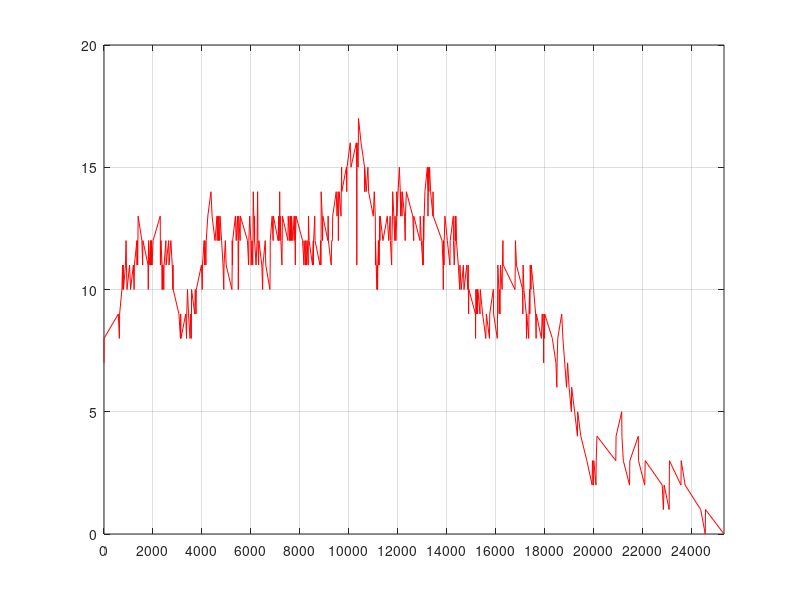

MATLAB code to generate this figure:
function res = showPlotBusy()

polX = [0, 1, 586, 627, 638, 732, 756, 773, 784, 796, 876, 901, 916, 940, 1045, 1086, 1198, 1230, 1241, 1344, 1347, 1358, 1375, 1385, 1394, 1547, 1578, 1589, 1801, 1809, 1812, 1820, 1849, 1897, 1904, 1915, 1927, 1942, 1963, 2004, 2297, 2301, 2305, 2312, 2314, 2325, 2370, 2374, 2379, 2398, 2409, 2443, 2454, 2528, 2536, 2641, 2656, 2731, 2787, 2814, 2818, 2827, 3060, 3122, 3133, 3143, 3338, 3370, 3381, 3410, 3451, 3514, 3545, 3565, 3573, 3576, 3707, 3727, 3759, 3770, 3980, 4012, 4023, 4088, 4113, 4124, 4164, 4175, 4240, 4368, 4416, 4533, 4617, 4621, 4646, 4677, 4688, 4727, 4738, 4803, 4862, 4892, 4903, 4957, 4989, 5225, 5236, 5237, 5245, 5256, 5368, 5400, 5449, 5475, 5480, 5485, 5496, 5501, 5503, 5560, 5571, 5860, 5906, 5916, 5951, 5998, 6009, 6045, 6074, 6085, 6090, 6096, 6120, 6145, 6148, 6152, 6210, 6253, 6263, 6274, 6285, 6286, 6315, 6326, 6445, 6480, 6491, 6586, 6608, 6777, 6788, 6790, 6867, 6908, 6918, 7113, 7133, 7137, 7174, 7175, 7182, 7187, 7197, 7224, 7267, 7278, 7287, 7513, 7524, 7590, 7601, 7607, 7618, 7652, 7663, 7711, 7768, 7793, 7804, 7806, 7815, 7817, 7847, 8109, 8167, 8171, 8230, 8241, 8276, 8296, 8341, 8346, 8351, 8378, 8514, 8548, 8552, 8563, 8608, 8620, 8822, 8847, 8860, 8867, 8870, 8913, 8927, 8938, 9144, 9155, 9166, 9280, 9301, 9329, 9340, 9485, 9517, 9565, 9567, 9573, 9578, 9604, 9682, 9692, 9707, 9710, 9903, 9915, 9926, 10056, 10088, 10306, 10319, 10320, 10321, 10322, 10325, 10331, 10332, 10333, 10336, 10378, 10389, 10394, 10500, 10643, 10644, 10647, 10707, 10779, 10807, 10999, 11039, 11080, 11086, 11088, 11091, 11118, 11146, 11158, 11174, 11185, 11210, 11219, 11230, 11237, 11248, 11257, 11270, 11281, 11394, 11571, 11628, 11689, 11697, 11749, 11759, 11781, 11791, 11840, 11879, 11890, 11925, 11957, 11959, 11962, 12062, 12102, 12114, 12125, 12174, 12185, 12274, 12302, 12313, 12350, 12613, 12650, 12654, 12905, 12916, 12961, 13023, 13031, 13034, 13036, 13042, 13047, 13058, 13078, 13108, 13206, 13229, 13232, 13242, 13244, 13268, 13299, 13339, 13435, 13440, 13451, 13808, 13850, 13859, 13861, 13864, 13891, 13895, 13926, 14024, 14129, 14140, 14269, 14273, 14305, 14341, 14345, 14347, 14358, 14370, 14372, 14396, 14471, 14529, 14537, 14589, 14679, 14704, 14817, 14860, 14877, 14883, 14892, 14903, 15172, 15176, 15183, 15188, 15220, 15231, 15249, 15253, 15258, 15269, 15358, 15369, 15464, 15595, 15619, 15744, 15755, 15901, 15913, 16063, 16074, 16078, 16087, 16127, 16141, 16152, 16174, 16185, 16194, 16261, 16272, 16294, 16307, 16787, 16798, 16806, 16846, 17099, 17107, 17110, 17118, 17151, 17247, 17256, 17267, 17346, 17357, 17383, 17393, 17404, 17409, 17440, 17451, 17548, 17629, 17649, 17660, 17866, 17898, 17951, 17958, 17962, 17969, 17989, 18000, 18312, 18459, 18496, 18507, 18533, 18695, 18744, 18891, 18936, 18996, 19090, 19101, 19223, 19338, 19349, 19476, 19722, 19939, 19950, 19994, 20005, 20094, 20104, 20135, 20905, 20915, 21146, 21155, 21212, 21467, 21478, 21823, 21831, 22085, 22106, 22801, 22847, 22879, 23084, 23088, 23095, 23565, 23576, 23736, 24372, 24557, 24568, 25324];
polY = [7, 8, 9, 8, 9, 10, 11, 10, 11, 10, 11, 12, 11, 10, 11, 10, 11, 10, 11, 12, 11, 12, 11, 12, 13, 12, 11, 12, 11, 10, 11, 12, 11, 12, 11, 12, 11, 12, 11, 12, 13, 12, 11, 12, 11, 12, 11, 10, 11, 10, 11, 10, 11, 12, 11, 12, 11, 12, 11, 10, 11, 10, 9, 8, 9, 8, 9, 8, 9, 10, 9, 8, 9, 8, 9, 10, 9, 10, 9, 10, 11, 10, 11, 12, 11, 12, 11, 12, 13, 14, 13, 12, 13, 12, 13, 12, 13, 12, 13, 12, 11, 10, 11, 12, 11, 10, 11, 12, 11, 12, 13, 12, 13, 12, 11, 10, 11, 12, 13, 12, 13, 12, 11, 12, 13, 12, 11, 12, 11, 12, 13, 14, 13, 12, 13, 12, 11, 12, 13, 14, 13, 12, 11, 12, 11, 10, 11, 12, 11, 10, 11, 12, 13, 12, 13, 12, 13, 12, 13, 14, 13, 12, 13, 12, 11, 12, 13, 12, 13, 12, 13, 12, 13, 12, 13, 12, 13, 12, 13, 12, 11, 12, 13, 12, 11, 12, 11, 12, 11, 12, 11, 12, 13, 12, 11, 12, 11, 12, 13, 12, 11, 12, 11, 12, 14, 13, 12, 13, 12, 13, 12, 11, 12, 12, 13, 14, 13, 14, 13, 12, 13, 14, 13, 14, 15, 14, 15, 14, 15, 16, 15, 16, 15, 14, 13, 12, 11, 12, 13, 15, 16, 15, 16, 17, 16, 15, 14, 15, 14, 15, 14, 13, 14, 13, 12, 11, 12, 11, 10, 11, 10, 11, 12, 11, 12, 11, 12, 13, 12, 13, 12, 13, 12, 13, 12, 11, 12, 13, 14, 13, 12, 13, 12, 13, 14, 13, 15, 14, 13, 14, 13, 14, 13, 12, 13, 14, 13, 12, 13, 12, 13, 12, 11, 11, 12, 11, 12, 13, 12, 13, 14, 15, 14, 13, 14, 15, 14, 15, 14, 13, 14, 13, 12, 11, 10, 11, 12, 11, 12, 13, 12, 11, 12, 13, 12, 11, 12, 13, 12, 13, 12, 13, 12, 11, 10, 11, 10, 11, 10, 11, 10, 11, 10, 9, 10, 9, 8, 9, 10, 9, 10, 9, 10, 9, 10, 9, 10, 9, 8, 9, 8, 9, 10, 9, 8, 9, 10, 11, 10, 9, 10, 9, 10, 11, 10, 11, 12, 11, 10, 11, 12, 11, 10, 9, 10, 11, 10, 9, 8, 9, 8, 9, 10, 9, 10, 11, 10, 11, 10, 9, 8, 9, 8, 9, 8, 7, 8, 9, 8, 9, 8, 7, 6, 7, 8, 9, 8, 6, 7, 6, 5, 6, 5, 4, 5, 4, 3, 2, 3, 2, 3, 2, 3, 4, 3, 4, 5, 4, 3, 2, 3, 4, 3, 2, 3, 2, 1, 2, 1, 2, 3, 2, 3, 2, 1, 0, 1, 0];

plot(polX, polY, 'r');
grid on;
xlim([0 25324]);
xticks(0:2000:29481.6);

[mini, nmin] = min(polY);
x_min = polX(nmin)
y_min = mini
